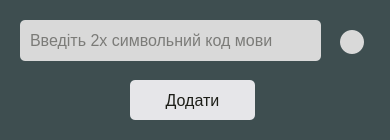
<?xml version="1.0" encoding="UTF-8"?>
<ui version="4.0">
 <class>Dialog</class>
 <widget class="QDialog" name="Dialog">
  <property name="geometry">
   <rect>
    <x>0</x>
    <y>0</y>
    <width>390</width>
    <height>140</height>
   </rect>
  </property>
  <property name="minimumSize">
   <size>
    <width>390</width>
    <height>140</height>
   </size>
  </property>
  <property name="maximumSize">
   <size>
    <width>390</width>
    <height>140</height>
   </size>
  </property>
  <property name="windowTitle">
   <string>Add translate language</string>
  </property>
  <property name="styleSheet">
   <string notr="true">QWidget {
	marging: 20px;
	background-color: #3E4E50;
	padding:  0px 10px;
}</string>
  </property>
  <widget class="QPushButton" name="addTranslateButton">
   <property name="geometry">
    <rect>
     <x>130</x>
     <y>80</y>
     <width>125</width>
     <height>40</height>
    </rect>
   </property>
   <property name="minimumSize">
    <size>
     <width>125</width>
     <height>0</height>
    </size>
   </property>
   <property name="maximumSize">
    <size>
     <width>125</width>
     <height>16777215</height>
    </size>
   </property>
   <property name="cursor">
    <cursorShape>PointingHandCursor</cursorShape>
   </property>
   <property name="styleSheet">
    <string notr="true">QPushButton {
	height: 40px;
	font-size: 16px;
	color: #1D1E18;
	background-color: #E6E6E9;
	border-radius: 5px;
}</string>
   </property>
   <property name="text">
    <string>Додати</string>
   </property>
  </widget>
  <widget class="QLineEdit" name="translateLanguigeField">
   <property name="geometry">
    <rect>
     <x>20</x>
     <y>20</y>
     <width>301</width>
     <height>41</height>
    </rect>
   </property>
   <property name="styleSheet">
    <string notr="true">QLineEdit {
	background-color: #D9D9D9;
	color: #1D1E18;
	font-size: 16px;
	border-radius: 5px;
	marging-right: 20px;
	padding: 8px;
}</string>
   </property>
   <property name="placeholderText">
    <string>Введіть 2х символьний код мови</string>
   </property>
  </widget>
  <widget class="QLabel" name="helpTranslate">
   <property name="geometry">
    <rect>
     <x>340</x>
     <y>30</y>
     <width>24</width>
     <height>24</height>
    </rect>
   </property>
   <property name="minimumSize">
    <size>
     <width>24</width>
     <height>24</height>
    </size>
   </property>
   <property name="maximumSize">
    <size>
     <width>24</width>
     <height>24</height>
    </size>
   </property>
   <property name="toolTip">
    <string>&lt;html&gt;&lt;head/&gt;&lt;body&gt;&lt;p&gt;Щоб додати мову, необхідно:&lt;/p&gt;&lt;p&gt;Ввести двухсимвольний код мови за стандартом &lt;a href=&quot;https://en.wikipedia.org/wiki/List_of_ISO_639-1_codes&quot;&gt;&lt;span style=&quot; text-decoration: underline; color:#10893e;&quot;&gt;ISO_639_1&lt;/span&gt;&lt;/a&gt;&lt;/p&gt;&lt;/body&gt;&lt;/html&gt;</string>
   </property>
   <property name="whatsThis">
    <string>&lt;html&gt;&lt;head/&gt;&lt;body&gt;&lt;p&gt;Приклад оформлення сполосполучень команди:&lt;/p&gt;&lt;p&gt;&lt;br/&gt;&lt;/p&gt;&lt;p&gt;знайди^що&lt;span style=&quot; font-family:'JetBrains Mono','monospace'; color:#000000;&quot;&gt; таке^знайди інформацію^як називається&lt;/span&gt;&lt;/p&gt;&lt;p&gt;&lt;br/&gt;&lt;/p&gt;&lt;p&gt;де знак &amp;quot;^&amp;quot; розділяє команди&lt;/p&gt;&lt;/body&gt;&lt;/html&gt;</string>
   </property>
   <property name="styleSheet">
    <string notr="true">background-color: #D9D9D9;
border-radius: 12px;
padding: 0px;</string>
   </property>
   <property name="text">
    <string/>
   </property>
   <property name="pixmap">
    <pixmap resource="../../PycharmProjects/Diploma/Diploma/src/rs-qt/res-qt2.qrc">:/help/help.svg</pixmap>
   </property>
   <property name="scaledContents">
    <bool>false</bool>
   </property>
  </widget>
 </widget>
 <resources>
  <include location="../../PycharmProjects/Diploma/Diploma/src/rs-qt/res-qt2.qrc"/>
 </resources>
 <connections/>
</ui>
